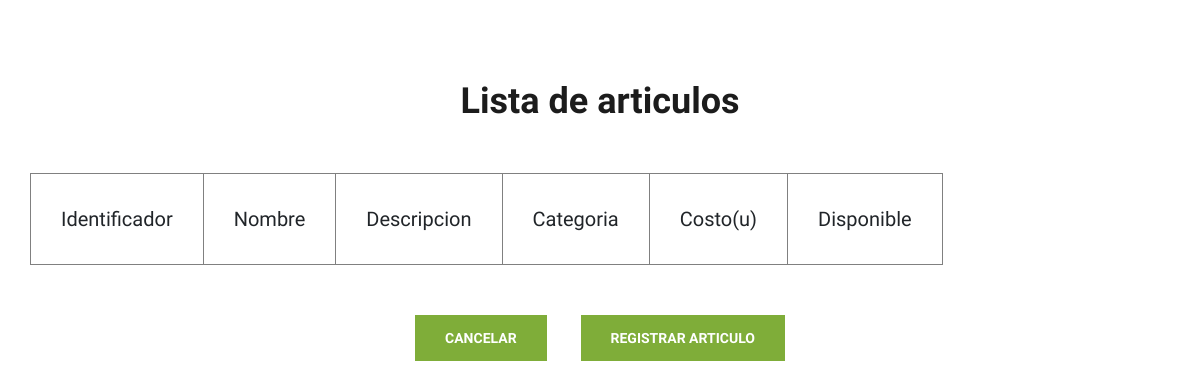
Before: /articulos/listaArticulo with the older database file.
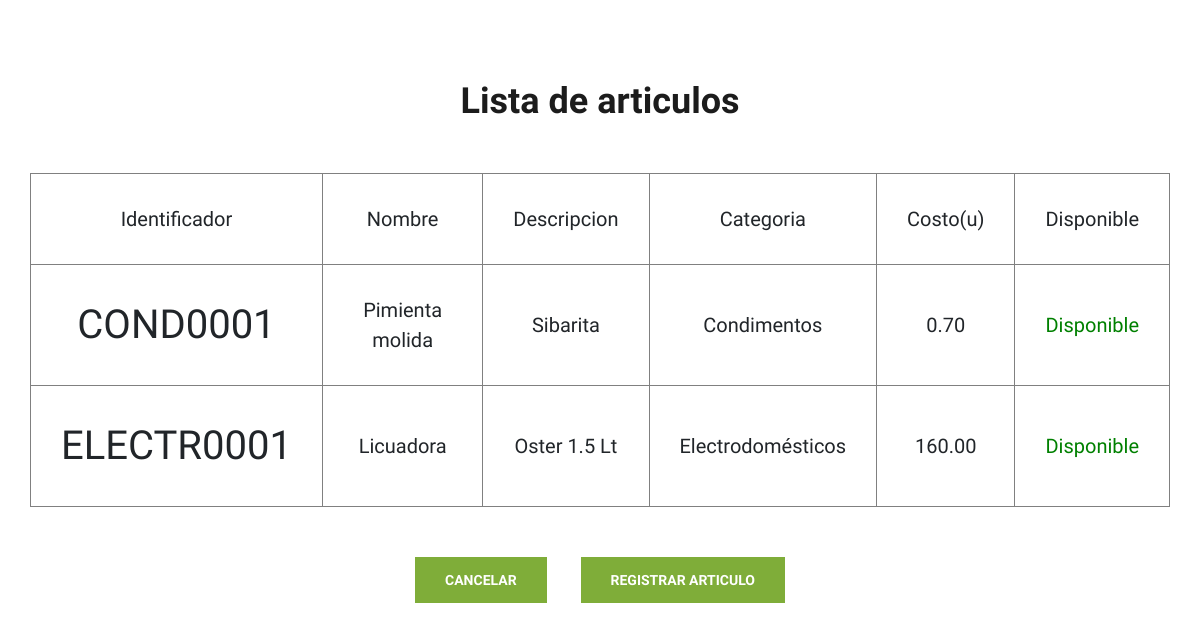
After: the same page with the newer database file.
### articulos/models.py (models this page shows, shortened)
class Articulo(models.Model):
	ArtCod		= models.CharField(verbose_name='Código del artículo', max_length=15, primary_key=True)
	ArtNom		= models.CharField(verbose_name='Nombre', max_length=30)
	ArtDes		= models.CharField(verbose_name='Descripción', max_length=100, blank=True, null=True)
	ArtCatCod	= models.ForeignKey(Categoria, verbose_name='Categoría', on_delete=models.CASCADE)
	ArtCosUni	= models.DecimalField(verbose_name='Costo unitario', max_digits=5, decimal_places=2)
	ArtSitAct	= models.BooleanField(verbose_name='Disponible', default=True)
	ArtSto		= models.IntegerField(verbose_name='Cantidad en stock', default=1)
	ArtSalDet	= models.ManyToManyField(Salida_Cabecera, through='Salida_Detalle')

### categorias/models.py (models this page shows, shortened)
class Categoria(models.Model):
	CatCod		= models.CharField(verbose_name='Código de categoría', max_length=10, primary_key=True)
	CatDes		= models.CharField(verbose_name='Descripción', max_length=30)
	CatImg		= models.ImageField(verbose_name='Imagen', upload_to='pics/categories', null=True, blank=True)

### articulos/views.py (the view)
# urls.py: path("listaArticulo",views.listaArticulo , name="registrarCompra"),
def listaArticulo(request):
    articulos = Articulo.objects.all()
    return render(request , "listaArticulos.html" , context={"articulos":articulos})

### articulos/templates/listaArticulos.html (shortened to what the changed rows need)
{% load static %}
<!DOCTYPE html>
<html>
<head>
    <link rel="stylesheet" href="{% static 'css/bootstrap.min.css' %}" type="text/css">
    <link rel="stylesheet" href="{% static 'css/font-awesome.min.css' %}" type="text/css">
    <link rel="stylesheet" href="{% static 'css/elegant-icons.css' %}" type="text/css">
    <link rel="stylesheet" href="{% static 'css/nice-select.css' %}" type="text/css">
    <link rel="stylesheet" href="{% static 'css/jquery-ui.min.css' %}" type="text/css">
    <link rel="stylesheet" href="{% static 'css/owl.carousel.min.css' %}" type="text/css">
    <link rel="stylesheet" href="{% static 'css/slicknav.min.css' %}" type="text/css">
    <link rel="stylesheet" href="{% static 'css/style.css' %}" type="text/css">
</head>
<body>
	<div class="contact-form spad">
        <div class="container">
            <div class="row">
                <div class="col-lg-12">
                    <div class="contact__form__title">
                        <h2>Lista de articulos</h2>
                    </div>
                </div>
            </div>
            <div>
                <div style="text-align: center;">
                    <table>
                        {% for articulo in articulos %}
                        <tr>
                            <td style="border: 1px gray solid; padding:30px; font-size: 40px;">
                                {{articulo.ArtCod}}
                            </td>
                            <td style="border: 1px gray solid; padding:30px; font-size: 20px;">
                                {{articulo.ArtNom}}
                            </td>
                            <td style="border: 1px gray solid; padding:30px; font-size: 20px;">
                                {{articulo.ArtDes}}
                            </td>
                            <td style="border: 1px gray solid; padding:30px; font-size: 20px;">
                                {{articulo.ArtCatCod.CatDes}}
                            </td>
                            <td style="border: 1px gray solid; padding:30px; font-size: 20px;">
                                {{articulo.ArtCosUni}}
                            </td>
                            <td style="border: 1px gray solid; padding:30px; font-size: 20px;">
                                {% if articulo.ArtSitAct %}
                                    <span style="color:green">Disponible</span>
                                {% else %}
                                    <span style="color:red">No Disponible</span>
                                {% endif %}
                            </td>
                        </tr>
                        {% endfor %}
                    </table>
                </div>
            </div>
        </div>
    </div>
</body>

Changed rows visible on the page:
added Articulo: ArtCod "COND0001", ArtNom "Pimienta molida", ArtDes "Sibarita", ArtCatCod.CatDes "Condimentos", ArtCosUni "0.70", ArtSitAct "Disponible"
added Articulo: ArtCod "ELECTR0001", ArtNom "Licuadora", ArtDes "Oster 1.5 Lt", ArtCatCod.CatDes "Electrodomésticos", ArtCosUni "160.00", ArtSitAct "Disponible"
